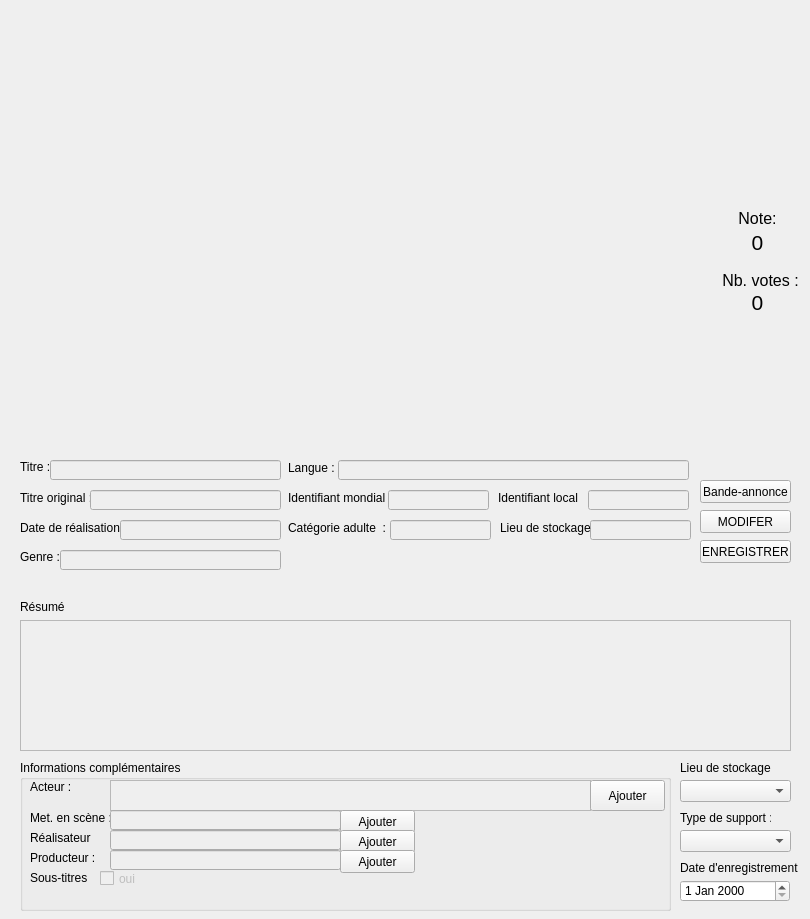
<?xml version="1.0" encoding="UTF-8"?>
<ui version="4.0">
 <class>C_details</class>
 <widget class="QWidget" name="C_details">
  <property name="windowModality">
   <enum>Qt::WindowModal</enum>
  </property>
  <property name="geometry">
   <rect>
    <x>0</x>
    <y>0</y>
    <width>810</width>
    <height>919</height>
   </rect>
  </property>
  <property name="windowTitle">
   <string>Form</string>
  </property>
  <widget class="QLabel" name="lbl_front">
   <property name="geometry">
    <rect>
     <x>40</x>
     <y>20</y>
     <width>311</width>
     <height>421</height>
    </rect>
   </property>
   <property name="text">
    <string/>
   </property>
  </widget>
  <widget class="QLabel" name="lbl_back">
   <property name="geometry">
    <rect>
     <x>360</x>
     <y>20</y>
     <width>311</width>
     <height>421</height>
    </rect>
   </property>
   <property name="text">
    <string/>
   </property>
  </widget>
  <widget class="QLabel" name="lbl_titre">
   <property name="geometry">
    <rect>
     <x>20</x>
     <y>460</y>
     <width>47</width>
     <height>13</height>
    </rect>
   </property>
   <property name="text">
    <string>Titre :</string>
   </property>
  </widget>
  <widget class="QLabel" name="lbl_titreOriginal">
   <property name="geometry">
    <rect>
     <x>20</x>
     <y>490</y>
     <width>71</width>
     <height>16</height>
    </rect>
   </property>
   <property name="text">
    <string>Titre original :</string>
   </property>
  </widget>
  <widget class="QLabel" name="lbl_dateReal">
   <property name="geometry">
    <rect>
     <x>20</x>
     <y>520</y>
     <width>101</width>
     <height>16</height>
    </rect>
   </property>
   <property name="text">
    <string>Date de réalisation :</string>
   </property>
  </widget>
  <widget class="QLabel" name="lbl_genre">
   <property name="geometry">
    <rect>
     <x>20</x>
     <y>550</y>
     <width>47</width>
     <height>13</height>
    </rect>
   </property>
   <property name="text">
    <string>Genre :</string>
   </property>
  </widget>
  <widget class="QLabel" name="lbl_adulte">
   <property name="geometry">
    <rect>
     <x>288</x>
     <y>520</y>
     <width>101</width>
     <height>16</height>
    </rect>
   </property>
   <property name="text">
    <string>Catégorie adulte  :</string>
   </property>
  </widget>
  <widget class="QLabel" name="lbl_resume">
   <property name="geometry">
    <rect>
     <x>20</x>
     <y>600</y>
     <width>47</width>
     <height>13</height>
    </rect>
   </property>
   <property name="lineWidth">
    <number>1</number>
   </property>
   <property name="text">
    <string>Résumé : </string>
   </property>
   <property name="wordWrap">
    <bool>true</bool>
   </property>
  </widget>
  <widget class="QTextEdit" name="txt_resum">
   <property name="enabled">
    <bool>false</bool>
   </property>
   <property name="geometry">
    <rect>
     <x>20</x>
     <y>620</y>
     <width>771</width>
     <height>131</height>
    </rect>
   </property>
  </widget>
  <widget class="QPushButton" name="btn_enregistrer">
   <property name="geometry">
    <rect>
     <x>700</x>
     <y>540</y>
     <width>91</width>
     <height>23</height>
    </rect>
   </property>
   <property name="text">
    <string>ENREGISTRER</string>
   </property>
  </widget>
  <widget class="QPushButton" name="btn_modifier">
   <property name="geometry">
    <rect>
     <x>700</x>
     <y>510</y>
     <width>91</width>
     <height>23</height>
    </rect>
   </property>
   <property name="text">
    <string>MODIFER</string>
   </property>
  </widget>
  <widget class="QComboBox" name="cbb_stockage">
   <property name="geometry">
    <rect>
     <x>680</x>
     <y>780</y>
     <width>111</width>
     <height>22</height>
    </rect>
   </property>
  </widget>
  <widget class="QLabel" name="lbl_stockge">
   <property name="geometry">
    <rect>
     <x>680</x>
     <y>760</y>
     <width>91</width>
     <height>16</height>
    </rect>
   </property>
   <property name="text">
    <string>Lieu de stockage:</string>
   </property>
  </widget>
  <widget class="QLabel" name="lbl_support">
   <property name="geometry">
    <rect>
     <x>680</x>
     <y>810</y>
     <width>91</width>
     <height>16</height>
    </rect>
   </property>
   <property name="text">
    <string>Type de support :</string>
   </property>
  </widget>
  <widget class="QComboBox" name="comboBox_2">
   <property name="geometry">
    <rect>
     <x>680</x>
     <y>830</y>
     <width>111</width>
     <height>22</height>
    </rect>
   </property>
  </widget>
  <widget class="QDateEdit" name="dateEdit">
   <property name="geometry">
    <rect>
     <x>680</x>
     <y>880</y>
     <width>110</width>
     <height>22</height>
    </rect>
   </property>
  </widget>
  <widget class="QLabel" name="lbl_dateEnregistrement">
   <property name="geometry">
    <rect>
     <x>680</x>
     <y>860</y>
     <width>121</width>
     <height>16</height>
    </rect>
   </property>
   <property name="text">
    <string>Date d'enregistrement : </string>
   </property>
  </widget>
  <widget class="QPushButton" name="btn_trailer">
   <property name="geometry">
    <rect>
     <x>700</x>
     <y>480</y>
     <width>91</width>
     <height>23</height>
    </rect>
   </property>
   <property name="text">
    <string>Bande-annonce</string>
   </property>
  </widget>
  <widget class="QLabel" name="lbl_language">
   <property name="geometry">
    <rect>
     <x>288</x>
     <y>460</y>
     <width>81</width>
     <height>16</height>
    </rect>
   </property>
   <property name="text">
    <string>Langue :</string>
   </property>
  </widget>
  <widget class="QLabel" name="lbl_id_distant">
   <property name="geometry">
    <rect>
     <x>288</x>
     <y>490</y>
     <width>101</width>
     <height>16</height>
    </rect>
   </property>
   <property name="text">
    <string>Identifiant mondial :</string>
   </property>
  </widget>
  <widget class="QGroupBox" name="groupBox">
   <property name="geometry">
    <rect>
     <x>20</x>
     <y>760</y>
     <width>651</width>
     <height>151</height>
    </rect>
   </property>
   <property name="title">
    <string>Informations complémentaires</string>
   </property>
   <widget class="QLabel" name="lbl_acteur">
    <property name="geometry">
     <rect>
      <x>10</x>
      <y>20</y>
      <width>47</width>
      <height>13</height>
     </rect>
    </property>
    <property name="text">
     <string>Acteur :</string>
    </property>
   </widget>
   <widget class="QLabel" name="lbl_metteurEnScene">
    <property name="geometry">
     <rect>
      <x>10</x>
      <y>50</y>
      <width>81</width>
      <height>16</height>
     </rect>
    </property>
    <property name="text">
     <string>Met. en scène :</string>
    </property>
   </widget>
   <widget class="QLabel" name="lbl_sousTitrage">
    <property name="geometry">
     <rect>
      <x>10</x>
      <y>110</y>
      <width>61</width>
      <height>16</height>
     </rect>
    </property>
    <property name="text">
     <string>Sous-titres :</string>
    </property>
   </widget>
   <widget class="QCheckBox" name="chk_soustitre">
    <property name="enabled">
     <bool>false</bool>
    </property>
    <property name="geometry">
     <rect>
      <x>80</x>
      <y>110</y>
      <width>70</width>
      <height>17</height>
     </rect>
    </property>
    <property name="text">
     <string>oui</string>
    </property>
   </widget>
   <widget class="QTextEdit" name="txt_acteur">
    <property name="enabled">
     <bool>false</bool>
    </property>
    <property name="geometry">
     <rect>
      <x>90</x>
      <y>20</y>
      <width>481</width>
      <height>31</height>
     </rect>
    </property>
   </widget>
   <widget class="QLabel" name="lbl_realisateur">
    <property name="geometry">
     <rect>
      <x>10</x>
      <y>70</y>
      <width>61</width>
      <height>16</height>
     </rect>
    </property>
    <property name="frameShape">
     <enum>QFrame::NoFrame</enum>
    </property>
    <property name="text">
     <string>Réalisateur :</string>
    </property>
   </widget>
   <widget class="QLabel" name="lbl_producteur">
    <property name="geometry">
     <rect>
      <x>10</x>
      <y>90</y>
      <width>71</width>
      <height>16</height>
     </rect>
    </property>
    <property name="text">
     <string>Producteur :</string>
    </property>
   </widget>
   <widget class="QLineEdit" name="txt_metteurEnScene">
    <property name="enabled">
     <bool>false</bool>
    </property>
    <property name="geometry">
     <rect>
      <x>90</x>
      <y>50</y>
      <width>231</width>
      <height>20</height>
     </rect>
    </property>
   </widget>
   <widget class="QLineEdit" name="txt_realisateur">
    <property name="enabled">
     <bool>false</bool>
    </property>
    <property name="geometry">
     <rect>
      <x>90</x>
      <y>70</y>
      <width>231</width>
      <height>20</height>
     </rect>
    </property>
   </widget>
   <widget class="QLineEdit" name="txt_producteur">
    <property name="enabled">
     <bool>false</bool>
    </property>
    <property name="geometry">
     <rect>
      <x>90</x>
      <y>90</y>
      <width>231</width>
      <height>20</height>
     </rect>
    </property>
   </widget>
   <widget class="QPushButton" name="btn_acteur">
    <property name="geometry">
     <rect>
      <x>570</x>
      <y>20</y>
      <width>75</width>
      <height>31</height>
     </rect>
    </property>
    <property name="text">
     <string>Ajouter</string>
    </property>
   </widget>
   <widget class="QPushButton" name="btn_metteurEnScene">
    <property name="geometry">
     <rect>
      <x>320</x>
      <y>50</y>
      <width>75</width>
      <height>23</height>
     </rect>
    </property>
    <property name="text">
     <string>Ajouter</string>
    </property>
   </widget>
   <widget class="QPushButton" name="btn_realisateur">
    <property name="geometry">
     <rect>
      <x>320</x>
      <y>70</y>
      <width>75</width>
      <height>23</height>
     </rect>
    </property>
    <property name="text">
     <string>Ajouter</string>
    </property>
   </widget>
   <widget class="QPushButton" name="btn_producteur">
    <property name="geometry">
     <rect>
      <x>320</x>
      <y>90</y>
      <width>75</width>
      <height>23</height>
     </rect>
    </property>
    <property name="text">
     <string>Ajouter</string>
    </property>
   </widget>
  </widget>
  <widget class="QLineEdit" name="txt_titre">
   <property name="enabled">
    <bool>false</bool>
   </property>
   <property name="geometry">
    <rect>
     <x>50</x>
     <y>460</y>
     <width>231</width>
     <height>20</height>
    </rect>
   </property>
  </widget>
  <widget class="QLineEdit" name="txt_titreOri">
   <property name="enabled">
    <bool>false</bool>
   </property>
   <property name="geometry">
    <rect>
     <x>90</x>
     <y>490</y>
     <width>191</width>
     <height>20</height>
    </rect>
   </property>
  </widget>
  <widget class="QLineEdit" name="txt_real">
   <property name="enabled">
    <bool>false</bool>
   </property>
   <property name="geometry">
    <rect>
     <x>120</x>
     <y>520</y>
     <width>161</width>
     <height>20</height>
    </rect>
   </property>
  </widget>
  <widget class="QLineEdit" name="txt_genre">
   <property name="enabled">
    <bool>false</bool>
   </property>
   <property name="geometry">
    <rect>
     <x>60</x>
     <y>550</y>
     <width>221</width>
     <height>20</height>
    </rect>
   </property>
  </widget>
  <widget class="QLineEdit" name="txt_langue">
   <property name="enabled">
    <bool>false</bool>
   </property>
   <property name="geometry">
    <rect>
     <x>338</x>
     <y>460</y>
     <width>351</width>
     <height>20</height>
    </rect>
   </property>
  </widget>
  <widget class="QLineEdit" name="txt_id_distant">
   <property name="enabled">
    <bool>false</bool>
   </property>
   <property name="geometry">
    <rect>
     <x>388</x>
     <y>490</y>
     <width>101</width>
     <height>20</height>
    </rect>
   </property>
  </widget>
  <widget class="QLabel" name="lbl_id_local">
   <property name="geometry">
    <rect>
     <x>498</x>
     <y>490</y>
     <width>81</width>
     <height>16</height>
    </rect>
   </property>
   <property name="text">
    <string>Identifiant local :</string>
   </property>
  </widget>
  <widget class="QLineEdit" name="txt_id_local">
   <property name="enabled">
    <bool>false</bool>
   </property>
   <property name="geometry">
    <rect>
     <x>588</x>
     <y>490</y>
     <width>101</width>
     <height>20</height>
    </rect>
   </property>
  </widget>
  <widget class="QLineEdit" name="txt_adult">
   <property name="enabled">
    <bool>false</bool>
   </property>
   <property name="geometry">
    <rect>
     <x>390</x>
     <y>520</y>
     <width>101</width>
     <height>20</height>
    </rect>
   </property>
  </widget>
  <widget class="QLabel" name="lbl_dispo">
   <property name="geometry">
    <rect>
     <x>720</x>
     <y>50</y>
     <width>81</width>
     <height>81</height>
    </rect>
   </property>
   <property name="text">
    <string/>
   </property>
   <property name="scaledContents">
    <bool>true</bool>
   </property>
  </widget>
  <widget class="QLabel" name="lbl_T_note">
   <property name="geometry">
    <rect>
     <x>720</x>
     <y>209</y>
     <width>75</width>
     <height>19</height>
    </rect>
   </property>
   <property name="font">
    <font>
     <pointsize>12</pointsize>
    </font>
   </property>
   <property name="text">
    <string>Note:</string>
   </property>
   <property name="alignment">
    <set>Qt::AlignCenter</set>
   </property>
  </widget>
  <widget class="QLabel" name="lbl_note">
   <property name="geometry">
    <rect>
     <x>720</x>
     <y>230</y>
     <width>75</width>
     <height>25</height>
    </rect>
   </property>
   <property name="font">
    <font>
     <pointsize>16</pointsize>
    </font>
   </property>
   <property name="text">
    <string>0</string>
   </property>
   <property name="alignment">
    <set>Qt::AlignCenter</set>
   </property>
  </widget>
  <widget class="QLabel" name="lbl_T_vote">
   <property name="geometry">
    <rect>
     <x>720</x>
     <y>270</y>
     <width>81</width>
     <height>20</height>
    </rect>
   </property>
   <property name="font">
    <font>
     <pointsize>12</pointsize>
    </font>
   </property>
   <property name="text">
    <string>Nb. votes :</string>
   </property>
   <property name="alignment">
    <set>Qt::AlignCenter</set>
   </property>
  </widget>
  <widget class="QLabel" name="lbl_vote">
   <property name="geometry">
    <rect>
     <x>720</x>
     <y>290</y>
     <width>75</width>
     <height>25</height>
    </rect>
   </property>
   <property name="font">
    <font>
     <pointsize>16</pointsize>
    </font>
   </property>
   <property name="text">
    <string>0</string>
   </property>
   <property name="alignment">
    <set>Qt::AlignCenter</set>
   </property>
  </widget>
  <widget class="QLineEdit" name="txt_stock">
   <property name="enabled">
    <bool>false</bool>
   </property>
   <property name="geometry">
    <rect>
     <x>590</x>
     <y>520</y>
     <width>101</width>
     <height>20</height>
    </rect>
   </property>
  </widget>
  <widget class="QLabel" name="lbl_stock">
   <property name="geometry">
    <rect>
     <x>500</x>
     <y>520</y>
     <width>91</width>
     <height>16</height>
    </rect>
   </property>
   <property name="text">
    <string>Lieu de stockage :</string>
   </property>
  </widget>
 </widget>
 <resources/>
 <connections/>
</ui>
